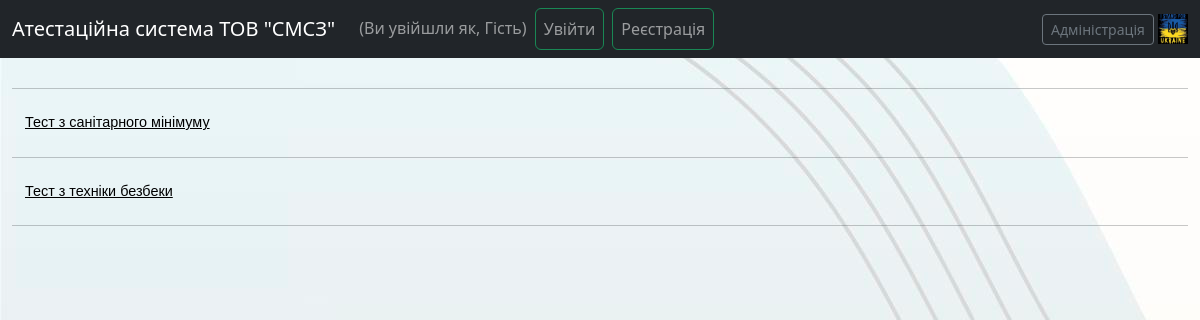
Page /questions/tests/ on the earlier database version.
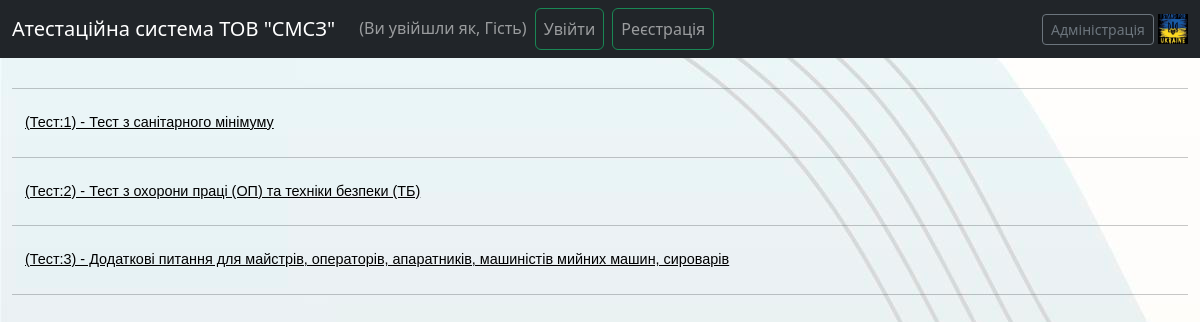
Same page on the later database version.
### questions/models.py (models this page shows, shortened)
class Test(models.Model):
    name = models.CharField(max_length=254, unique=True)
    number_of_questions = models.IntegerField(null=True)
    time = models.IntegerField(help_text='продолжительность теста в минутах', null=True)
    required_score_to_pass = models.IntegerField(help_text='Необходимый процент для здачи теста', null=True)
    class Meta:
        verbose_name = 'Тест'
        verbose_name_plural = 'Тесты'
        ordering = ['name']

### questions/views.py (the view)
# urls.py: path('tests/', Test_render.as_view(), name='tests'),
class Test_render(ListView, View):
    model = Test
    template_name = "questions/tests.html"
    context_object_name = 'tests_list'

### questions/templates/questions/tests.html (shortened to what this page needs)
{% extends 'base.html' %}
{% load static %}
{% block content %}
<div class="row ">
    <div>
        <div>
                {% for test in tests_list %}
<hr>
                    <button
                            class="btn btn-link modal-button my-font-other"
                            data-pk="{{test.id}}"
                            data-name="{{test.name}}"
                            data-questions="{{test.number_of_questions}}"
                            data-time="{{test.time}}"
                            data-pass="{{test.required_score_to_pass}}"
                            data-bs-toggle="modal"
                            data-bs-target="#testsListModal">
                        {{test.name}}
                    </button>
                {% endfor %}
        </div>
        <hr>
    </div>
</div>
{% endblock content %}

### templates/base.html (shortened to what this page needs)
{% load static %}
<!DOCTYPE html>
<html lang="en">
<head>
    <link href="https://cdn.jsdelivr.net/npm/bootstrap@5.2.0/dist/css/bootstrap.min.css" rel="stylesheet"
>
    <link rel="stylesheet" href="{% static 'css/style.css' %}">
</head>
<div>
    <nav class="navbar navbar-expand-lg navbar-dark bg-dark fixed-top">
        <div class="container-fluid">
            <a class="navbar-brand" href="{% url 'about' %}">Атестаційна система ТОВ "СМСЗ"</a>
            <div class="collapse navbar-collapse" id="navbarSupportedContent">
                <ul class="navbar-nav me-auto mb-2 mb-lg-0">
                    {% if user.is_authenticated %}
                    <li class="nav-item">
                        <a class="nav-link" href="#">(Ви увійшли як, {{ user }})</a>
                    </li>
                    <li class="nav-item">
                        <a class="nav-link btn btn-outline-success me-2" href="{% url 'accounts:logout'%}">Вийти</a>
                    </li>
                    {% else %}
                    <li class="nav-item">
                        <a class="nav-link" href="#">(Ви увійшли як, Гість)</a>
                    </li>
                    <li class="nav-item">
                        <a class="nav-link btn btn-outline-success me-2" href="{% url 'accounts:login'%}">Увійти</a>
                    </li>
                    <li class="nav-item">
                        <a class="nav-link btn btn-outline-success me-2" href="{% url 'accounts:registration'%}">Реєстрація</a>
                    </li>
                    {% endif %}
                </ul>
            </div>
            <div>
                <a class="btn btn-sm btn-outline-secondary" href="{% url 'admin:index'%}">Адміністрація</a>
                <img src="/static/ukraine.jpg" alt="Nature" width="30" height="30">
            </div>
        </div>
    </nav>
    <br>
    <br>
    <br>
    <div class="container-fluid">
        {% block content %}
        {% endblock content %}
    </div>
</div>
</body>
</html>

### templates/base.html (style rules this page uses)
.my-font-other { color: #000000; font-size: 90%; font-family: Arial; }

Differences in the rows shown:
removed Test: name "Тест з техніки безбеки"
changed Test: name "Тест з санітарного мінімуму" → "(Тест:1) - Тест з санітарного мінімуму"
added Test: name "(Тест:2) - Тест з охорони праці (ОП) та техніки безпеки (ТБ)"
added Test: name "(Тест:3) - Додаткові питання для майстрів, операторів, апаратників, машиністів мийних машин, сироварів"
